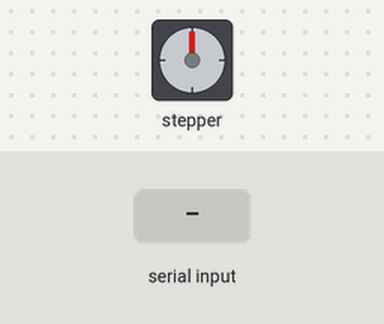
The sketch below on a simulated Arduino Uno, built with avr-gcc and run on an emulated ATmega328P. On the bench: stepper motor. The test bench sets the inputs (shaded band). Stepper angles assume 2048 steps per turn.

Above: at 1.2 s.
1.3 s: "90,45\n" received over Serial
At 2.9 s:
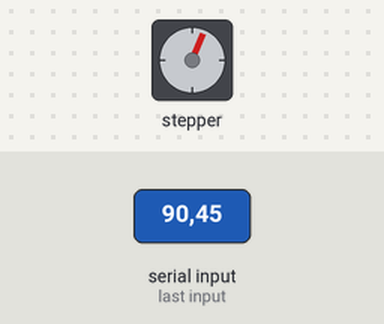
4.3 s: "30,150\n" received over Serial
At 7.0 s:
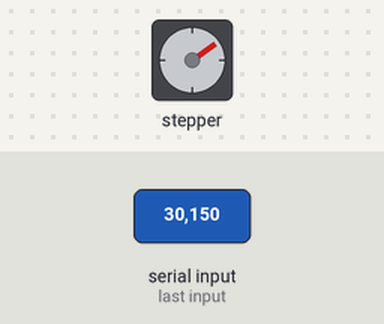
7.3 s: "90\n" received over Serial
At 9.1 s:
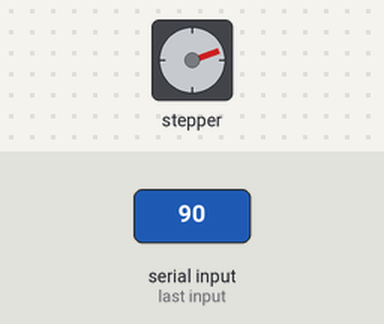
10.3 s: "200\n" received over Serial
At 12.7 s:
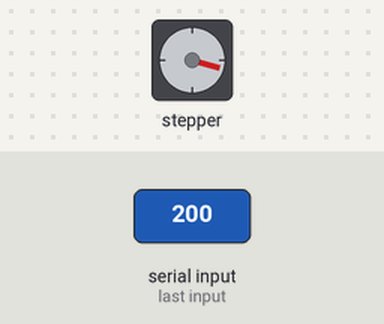
13.3 s: "90,45\n" received over Serial
At 15.8 s:
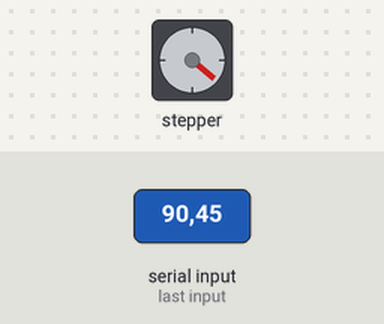
16.3 s: "30,150\n" received over Serial
At 19.4 s:
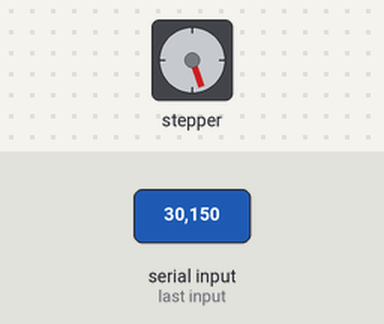
Timing chart, 0 to 20.3 s (numbered marks = the images above; inputs shaded):
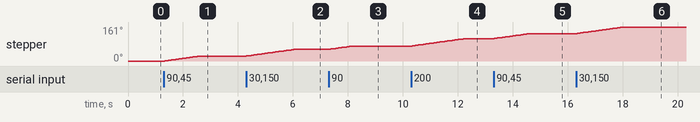

Measured:
- after the input at 1.3 s, stepper: turns 23° clockwise in 1.2 s, starting at once
- after the input at 4.3 s, stepper: turns 32° clockwise in 1.7 s, starting at once
- after the input at 7.3 s, stepper: turns 16° clockwise in 0.84 s, starting at once
- after the input at 10.3 s, stepper: turns 35° clockwise in 1.9 s, starting at once
- after the input at 13.3 s, stepper: turns 24° clockwise in 1.3 s, starting at once
- after the input at 16.3 s, stepper: turns 31° clockwise in 1.7 s, starting at once

The sketch:

prueba_motor_PP.ino
```cpp
#include <Stepper.h>

const int stepsPerRevolution = 2048;  // Número de pasos por revolución del motor
Stepper myStepper(stepsPerRevolution, 4, 6, 5, 7);  // Conexiones del motor stepper a los pines 8, 9, 10 y 11

void setup() {
  Serial.begin(9600);  // Inicializar el puerto serie a 9600 baudios
  myStepper.setSpeed(3);
}

void loop() {
  if (Serial.available()) {
    int steps = Serial.parseInt();  // Leer el número recibido por el puerto serie
    myStepper.step(steps);
    }
}
```
